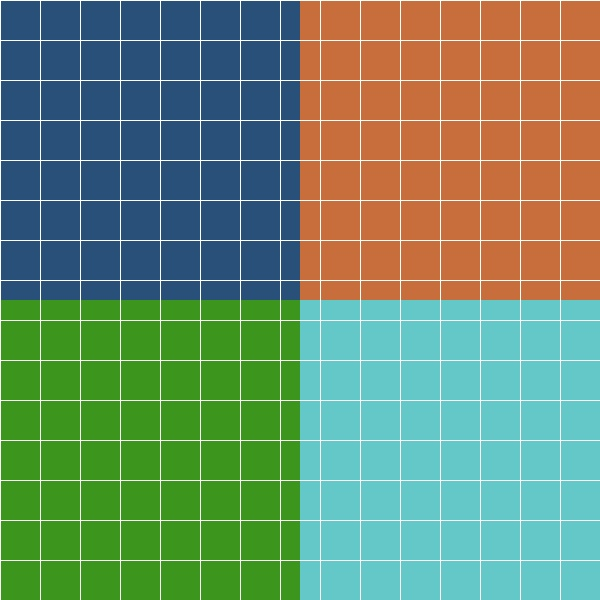
#> input picture app/tests/fixtures/test_sat.jpg, 600 x 600 px
$ python -i preprocessor.py   (imports and definitions only)
#> lines starting #> are read from the running program, lines starting #| are printed output that depends on the picture
#> further down, picture is the input picture: shape (600, 600, 3); mean B, G, R 109.5, 140.3, 107.3
"""Camera frame preprocessing: resize, grayscale, CLAHE."""

import cv2
import numpy as np


class Preprocessor:
    """Resize -> grayscale -> CLAHE contrast enhancement."""

    def __init__(
        self,
        target_width: int = 640,
        target_height: int = 480,
        clahe_clip_limit: float = 2.0,
        clahe_grid_size: int = 8,
        *,
        camera_matrix: np.ndarray | None = None,
        distortion_coefficients: np.ndarray | None = None,
        calibration_size: tuple[int, int] | None = None,
        undistort: bool = True,
    ) -> None:
        self._target_size = (target_width, target_height)
        self._clahe = cv2.createCLAHE(
            clipLimit=clahe_clip_limit,
            tileGridSize=(clahe_grid_size, clahe_grid_size),
        )
        self._camera_matrix = (
            None if camera_matrix is None else np.asarray(camera_matrix, dtype=np.float32)
        )
        self._distortion_coefficients = (
            None
            if distortion_coefficients is None
            else np.asarray(distortion_coefficients, dtype=np.float32)
        )
        self._calibration_size = calibration_size
        self._undistort = undistort

    def _scaled_camera_matrix(
        self,
        frame_width: int,
        frame_height: int,
    ) -> np.ndarray | None:
        if self._camera_matrix is None:
            return None
        if self._calibration_size is None:
            return self._camera_matrix
        calib_width, calib_height = self._calibration_size
        if calib_width <= 0 or calib_height <= 0:
            return self._camera_matrix
        if (frame_width, frame_height) == self._calibration_size:
            return self._camera_matrix

        scale_x = frame_width / calib_width
        scale_y = frame_height / calib_height
        scaled = self._camera_matrix.copy()
        scaled[0, 0] *= scale_x
        scaled[1, 1] *= scale_y
        scaled[0, 2] *= scale_x
        scaled[1, 2] *= scale_y
        return scaled

    def process(self, frame: np.ndarray) -> np.ndarray:
        """Preprocess a camera frame for feature extraction.

        Returns a grayscale, contrast-enhanced image at the target resolution.
        """
        if (
            self._undistort
            and self._distortion_coefficients is not None
            and np.any(self._distortion_coefficients)
        ):
            camera_matrix = self._scaled_camera_matrix(frame.shape[1], frame.shape[0])
            if camera_matrix is not None:
                frame = cv2.undistort(
                    frame,
                    camera_matrix,
                    self._distortion_coefficients,
                )

        if frame.shape[1] != self._target_size[0] or frame.shape[0] != self._target_size[1]:
            frame = cv2.resize(
                frame, self._target_size, interpolation=cv2.INTER_AREA,
            )
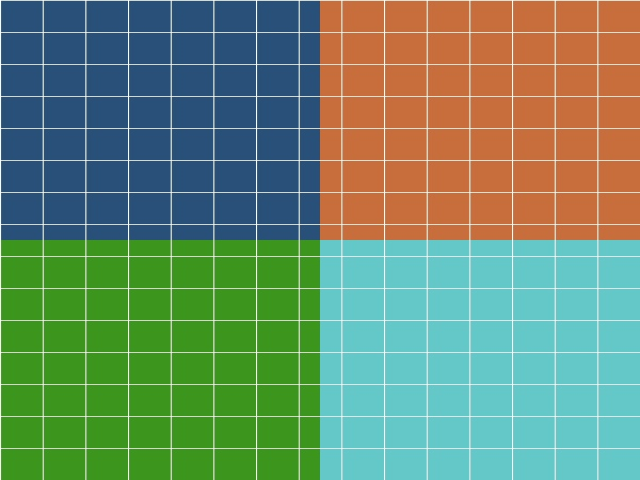
#> frame: shape (480, 640, 3); mean of channels 0, 1, 2 109.5, 140.2, 107.2; drawn as B, G, R

        if len(frame.shape) == 3:
            frame = cv2.cvtColor(frame, cv2.COLOR_BGR2GRAY)
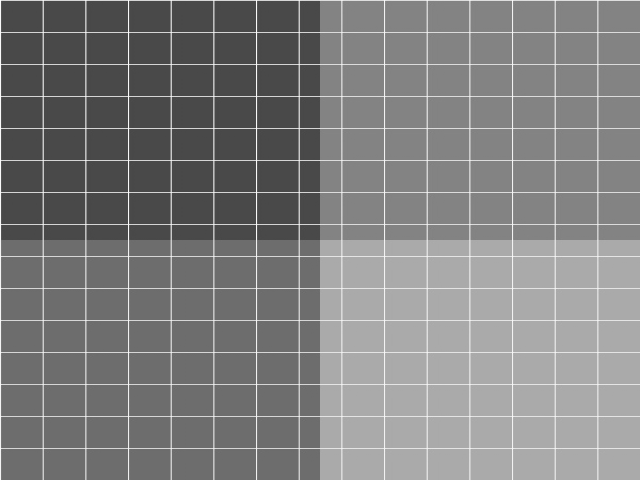
#> frame: shape (480, 640); min 70, max 254, mean 126.9

        return self._clahe.apply(frame)

>>> import cv2
>>> picture = cv2.imread('../../../app/tests/fixtures/test_sat.jpg')
>>> result = Preprocessor().process(picture)
